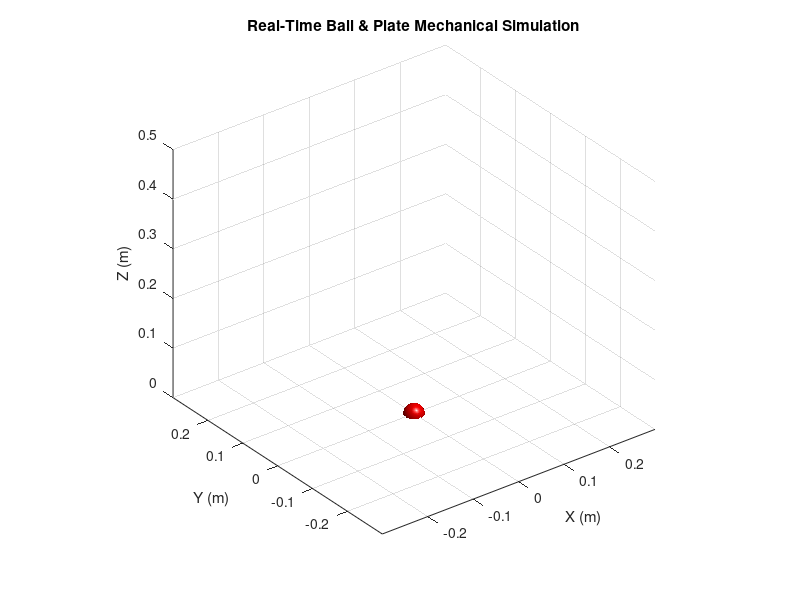

Recreate this plot in MATLAB. (Note: this script raises an error after producing the figure.)
%% Setup Simulation Parameters
L_plate = 0.39; % Square plate side length (m) 
r_act = 0.17;   % Actuator joint radius (m) 
T_rest = 0.322; % Resting height (m) [cite: 1032]
r_ball = 0.01905;
ball_pos = [0.05 0];
ball_vel = [0 0];
g = 9.81;
K_accel = 5/7;

% Corner coordinates of the square plate (relative to center)
corners_local = [ 0.5*L_plate,  0.5*L_plate, 0;
                  0.5*L_plate, -0.5*L_plate, 0;
                 -0.5*L_plate, -0.5*L_plate, 0;
                 -0.5*L_plate,  0.5*L_plate, 0]';

% Initialize Plot
fig = figure(1); clf; hold on; grid on; axis equal;
view(3); xlabel('X (m)'); ylabel('Y (m)'); zlabel('Z (m)');
title('Real-Time Ball & Plate Mechanical Simulation');
zlim([0, 0.5]); xlim([-0.3, 0.3]); ylim([-0.3, 0.3]);

% Handles for animated objects
hPlate = patch('Vertices', zeros(4,3), 'Faces', 1:4, 'FaceColor', 'cyan', 'FaceAlpha', 0.6);
hLegs = plot3(NaN, NaN, NaN, 'LineWidth', 2, 'Color', [0.4 0.4 0.4]); 
hJoints = plot3(NaN, NaN, NaN, 'ro', 'MarkerFaceColor', 'r');
% hCenter = plot3(0, 0, T_rest, 'ko', 'MarkerSize', 10, 'MarkerFaceColor', 'k');

% Define the ball
[sx, sy, sz] = sphere(20); 
sx = sx * r_ball; sy = sy * r_ball; sz = sz * r_ball;
hBall = surf(sx, sy, sz, 'FaceColor', 'r', 'EdgeColor', 'none');
camlight; lighting gouraud; % Makes the sphere look 3D

%% Animation Loop
t_sim = 50;     % Simulation time (s)
t_prev = 0;
sim_succes = true;
tic;
while toc < t_sim
    % Update clock and dt
    t_now = toc;
    dt = t_now - t_prev;
    t_prev = t_now;
    t = t_now;

    % 1. Simulate Actuator Input (e.g., Sine wave tilting)
    % pos1, 2, 3 are the relative heights (-0.05m to 0.05m)
    amplitude = 0.001; 
    pos1 = amplitude * sin(2*pi*0.5*t);
    pos2 = amplitude * sin(2*pi*0.5*t + 2*pi/3);
    pos3 = amplitude * sin(2*pi*0.5*t + 4*pi/3);
    
    % 2. Calculate Angles using function
    [alpha, beta, psi] = posToAngle(pos1, pos2, pos3);

    % Update the ball acceleration
    ball_accel = [K_accel*g*sin(beta);
             K_accel*g*sin(alpha)];

    % Apply Eulers method to update the velocity and position
    ball_vel = ball_vel + ball_accel * dt;
    ball_pos = ball_pos + ball_vel * dt;
    
    % 3. Create Rotation Matrix (Standard Tait-Bryan: Roll-Pitch-Yaw) 
    % Note: psi is usually ~0 for this hardware
    Rx = [1 0 0; 0 cos(alpha) -sin(alpha); 0 sin(alpha) cos(alpha)];
    Ry = [cos(beta) 0 sin(beta); 0 1 0; -sin(beta) 0 cos(beta)];
    Rz = [cos(psi) -sin(psi) 0; sin(psi) cos(psi) 0; 0 0 1];
    R_total = Rz * Ry * Rx; 

    % Compute position in global frame
    ball_pos_global = R_total * [ball_pos(1); ball_pos(2); r_ball] + [0; 0; z_center];
    
    % 4. Transform Square Corners
    % Current center moves vertically with the average height of motors
    z_center = T_rest + (pos1 + pos2 + pos3)/3; 
    corners_world = (R_total * corners_local) + [0; 0; z_center];
    
    % 5. Transform Actuator Joint Points
    theta = deg2rad([0, 240, 120]);
    A_base = [r_act*cos(theta); r_act*sin(theta); zeros(1,3)];
    A_top = [r_act*cos(theta); r_act*sin(theta); T_rest + [pos1, pos2, pos3]];
    
    % 6. Update Plot Data
    set(hPlate, 'Vertices', corners_world');
    set(hJoints, 'XData', A_top(1,:), 'YData', A_top(2,:), 'ZData', A_top(3,:));
    % set(hCenter, 'ZData', z_center);
    
    % Update Legs (Drawing lines from base Z=0 to joint heights)
    legX = [A_base(1,1) A_top(1,1) NaN A_base(1,2) A_top(1,2) NaN A_base(1,3) A_top(1,3)];
    legY = [A_base(2,1) A_top(2,1) NaN A_base(2,2) A_top(2,2) NaN A_base(2,3) A_top(2,3)];
    legZ = [0 A_top(3,1) NaN 0 A_top(3,2) NaN 0 A_top(3,3)];
    set(hLegs, 'XData', legX, 'YData', legY, 'ZData', legZ);

    % 7. Update ball
    set(hBall, 'XData', sx + ball_pos_global(1), ...
               'YData', sy + ball_pos_global(2), ...
               'ZData', sz + ball_pos_global(3));
    
    drawnow;

    % STOP Condition: Check if ball center leaves the 0.39m square
    if max(abs(ball_pos)) > (L_plate / 2)
        fprintf('Ball fell off at t = %.2f s\n', t);
        sim_succes = false;
        break;
    end
end
if(sim_succes) 
    fprintf("Simulation finished!\n");
end
